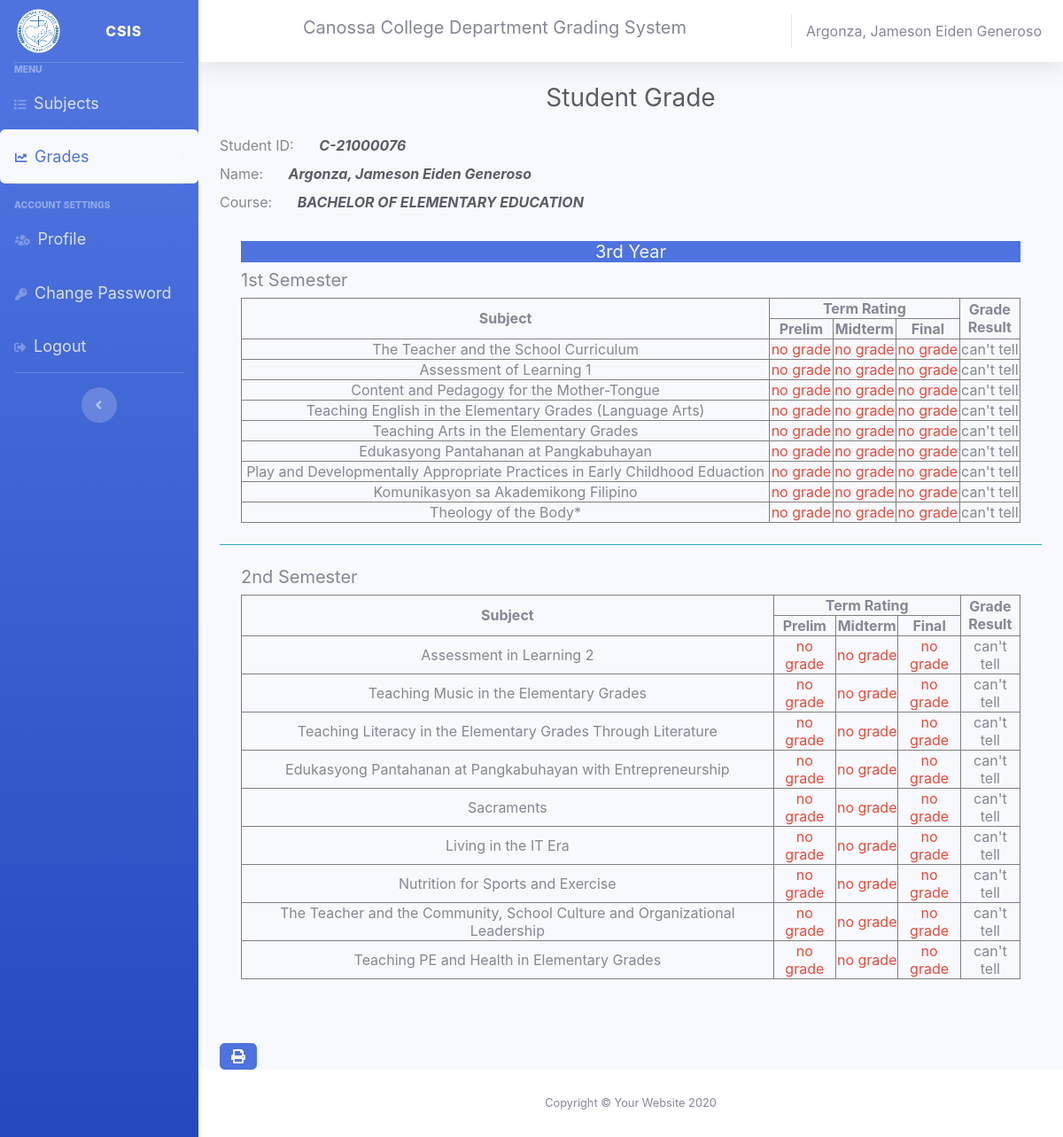
The app's page /student/third.student.php (signed in) with its own data.
### tables this page shows
CREATE TABLE `studentrecords` (
  `id` int(11) NOT NULL,
  `student_id` varchar(120) NOT NULL,
  `name` varchar(120) NOT NULL,
  `gender` varchar(128) NOT NULL,
  `cellphone` varchar(11) NOT NULL,
  `bday` varchar(128) NOT NULL,
  `bplace` varchar(128) NOT NULL,
  `address` text NOT NULL,
  `course` text NOT NULL,
  `status` text NOT NULL,
  `year` varchar(12) NOT NULL
);

CREATE TABLE `studentsubs` (
  `id` int(11) NOT NULL,
  `student_id` varchar(123) NOT NULL,
  `subject` varchar(123) NOT NULL
);

### studentgrading/_third.grading.php (the view)
<div class="p-2 m-3">
    <h5 class="text-center bg-primary text-light">3rd Year</h5>
    <div>
        <h5>1st Semester</h5>
        <table border="1" class="text-center w-100">
        <thead>
            <tr>
                <th rowspan="2">Subject</th>
                <th colspan="3">Term Rating</th>
                <th rowspan="2">Grade <br> Result</th>
            </tr>
            <tr>
                <th>Prelim</th>
                <th>Midterm</th>
                <th>Final</th>
            </tr>
        </thead>
        <tbody>
            <?php
        $prod = "SELECT * from programs where year = 'third' and sem = 'first' and course = '$course'";
        $result = $conn->query($prod);
        if ($result->num_rows > 0) {
            while ($row = $result->fetch_assoc()) {
                $subject = $row['subject'];
                 $s = "SELECT * from studentsubs where student_id = '$id' and subject = '$subject'";
            $res = $conn->query($s);
            if ($res->num_rows > 0) {
                while ($row = $res->fetch_assoc()) {
                    $sub = $row['subject'];
                    echo "<tr><td>  $sub </td>";
                    $sq = "SELECT * from prelims where subject = '$sub' and student_id = '$id'";
                    $resu = $conn->query($sq);
                    if ($resu->num_rows > 0) {
                        while ($row = $resu->fetch_assoc()) {
                            $sub = $row['subject'];
                            if($row['grade'] >=85){
                                echo "<td class='text-success'>  $row[grade] </td>";
                            }else if($row['grade'] >= 75){
                                echo "<td class='text-warning'>  $row[grade] </td>";
                            }else{
                                echo "<td class='text-danger'>  $row[grade] </td>";
                            }
                        }
                    }else{
                        echo "<td class='text-danger'>  no grade </td>";
                    }
                    $sq = "SELECT * from midterms where subject = '$sub' and student_id = '$id'";
                    $resu = $conn->query($sq);
                    if ($resu->num_rows > 0) {
                        while ($row = $resu->fetch_assoc()) {
                            if($row['grade'] >=85){
                                echo "<td class='text-success'>  $row[grade] </td>";
                            }else if($row['grade'] >= 75){
                                echo "<td class='text-warning'>  $row[grade] </td>";
                            }else{
                                echo "<td class='text-danger'>  $row[grade] </td>";
                            }
                        }
                    }else{
                        echo "<td class='text-danger'>  no grade </td>";
                    }
                    $sq = "SELECT * from finals where subject = '$sub' and student_id = '$id'";
                    $resu = $conn->query($sq);
                    if ($resu->num_rows > 0) {
                        while ($row = $resu->fetch_assoc()) {
                            if($row['grade'] >=85){
                                echo "<td class='text-success'>  $row[grade] </td>";
                            }else if($row['grade'] >= 75){
                                echo "<td class='text-warning'>  $row[grade] </td>";
                            }else{
                                echo "<td class='text-danger'>  $row[grade] </td>";
                            }
                            if($row['grade'] >= 75){
                                echo "<td>  Passed </td>";
                            }
                            else{
                                echo "<td>  Failed </td>";
                            }
                        }
                    }else{
                        echo "<td class='text-danger'>  no grade </td>";
                            echo "<td> can't tell </td>";
                    }
                }
            }
            }
        }
            ?>
        </tbody>
    </table>
    </div>
</div>
<hr class="sidebar-divider bg-info">
<div class="p-2 m-3">
    <div>
        <h5>2nd Semester</h5>
        <table border="1" class="text-center w-100">
        <thead>
            <tr>
                <th rowspan="2">Subject</th>
                <th colspan="3">Term Rating</th>
                <th rowspan="2">Grade <br> Result</th>
            </tr>
            <tr>
                <th>Prelim</th>
                <th>Midterm</th>
                <th>Final</th>
            </tr>
        </thead>
        <tbody>
            <?php
        $prod = "SELECT * from programs where year = 'third' and sem = 'second' and course = '$course'";
        $result = $conn->query($prod);
        if ($result->num_rows > 0) {
            while ($row = $result->fetch_assoc()) {
                $subject = $row['subject'];
                 $s = "SELECT * from studentsubs where student_id = '$id' and subject = '$subject'";
            $res = $conn->query($s);
            if ($res->num_rows > 0) {
                while ($row = $res->fetch_assoc()) {
                    $sub = $row['subject'];
                    echo "<tr><td>  $sub </td>";
                    $sq = "SELECT * from prelims where subject = '$sub' and student_id = '$id'";
                    $resu = $conn->query($sq);
                    if ($resu->num_rows > 0) {
                        while ($row = $resu->fetch_assoc()) {
                            $sub = $row['subject'];
                            if($row['grade'] >=85){
                                echo "<td class='text-success'>  $row[grade] </td>";
                            }else if($row['grade'] >= 75){
                                echo "<td class='text-warning'>  $row[grade] </td>";
                            }else{
                                echo "<td class='text-danger'>  $row[grade] </td>";
                            }
                        }
                    }else{
                        echo "<td class='text-danger'>  no grade </td>";
                    }
                    $sq = "SELECT * from midterms where subject = '$sub' and student_id = '$id'";
                    $resu = $conn->query($sq);
                    if ($resu->num_rows > 0) {
                        while ($row = $resu->fetch_assoc()) {
                            if($row['grade'] >=85){
                                echo "<td class='text-success'>  $row[grade] </td>";
                            }else if($row['grade'] >= 75){
                                echo "<td class='text-warning'>  $row[grade] </td>";
                            }else{
                                echo "<td class='text-danger'>  $row[grade] </td>";
                            }
                        }
                    }else{
                        echo "<td class='text-danger'>  no grade </td>";
                    }
                    $sq = "SELECT * from finals where subject = '$sub' and student_id = '$id'";
                    $resu = $conn->query($sq);
                    if ($resu->num_rows > 0) {
                        while ($row = $resu->fetch_assoc()) {
                            if($row['grade'] >=85){
                                echo "<td class='text-success'>  $row[grade] </td>";
                            }else if($row['grade'] >= 75){
                                echo "<td class='text-warning'>  $row[grade] </td>";
                            }else{
                                echo "<td class='text-danger'>  $row[grade] </td>";
                            }
                            if($row['grade'] >= 75){
                                echo "<td>  Passed </td>";
                            }
                            else{
                                echo "<td>  Failed </td>";
                            }
                        }
                    }else{
                        echo "<td class='text-danger'>  no grade </td>";
                            echo "<td> can't tell </td>";
                    }
                }
            }
            }
        }
            ?>
        </tbody>
    </table>
    </div>
</div>

### student/third.student.php (shortened to what this page needs)
<?php
if (isset($_SESSION['user_id'])) {
    include "../layout/head.layout.php";
    include_once '../database/dbconnection.db.php';
    $sql = "SELECT * from studentrecords where student_id = '$id'";
    $result = $conn->query($sql);
    if ($result->num_rows > 0) {
        while ($row = $result->fetch_assoc()) {
            $name = $row['name'];
            $course = $row['course'];
        }
    }
?>
    <h5 class="h3 mb-4 text-gray-800 text-center">Student Grade</h5>
    <label class="mr-4">Student ID: </label> <i class="text-dark font-weight-bold mr-5"><?php echo $id; ?></i><br>
    <label class="mr-4">Name: </label> <i class="text-dark font-weight-bold "><?php echo $name; ?></i> <br>
    <label class="mr-4">Course: </label> <i class="text-dark font-weight-bold text-uppercase"><?php echo $course; ?></i> <br>
<?php
    include "../studentgrading/_third.grading.php";
    ?>
    <br>
    <br>
    <a class="btn btn-primary" href="../print/gradeperyear/_third.print.php"><i class="fas fa-print"></i></a>
<?php include "../layout/footer.layout.php";
} else {
    header("Location: ../canossa/master.blade.php");
    exit();
}
?>

### layout/_topbar.layout.php (shortened to what this page needs)
<nav class="navbar navbar-expand navbar-light bg-white topbar mb-4 static-top shadow">
<h5 class="title ml-auto">Canossa College Department Grading System </h5>
    <span class="mr-2 d-none d-lg-inline text-gray-600 ">
        <?php
            include_once '../database/dbconnection.db.php';
            $id = $_SESSION['user_id'];
            $sql = "SELECT * from studentrecords where student_id = '$id'";
            $result = $conn-> query($sql);
            if($result-> num_rows > 0 ){
                while($row = $result-> fetch_assoc()){
                    echo $row['name'];
                }
            }
        ?>
    </span>
</nav>

### records on screen
studentrecords: name "Argonza, Jameson Eiden Generoso", course "BACHELOR OF ELEMENTARY EDUCATION"
studentsubs: subject "The Teacher and the School Curriculum"
studentsubs: subject "Assessment of Learning 1"
studentsubs: subject "Content and Pedagogy for the Mother-Tongue"
studentsubs: subject "Teaching English in the Elementary Grades (Language Arts)"
studentsubs: subject "Teaching Arts in the Elementary Grades"
studentsubs: subject "Edukasyong Pantahanan at Pangkabuhayan"
studentsubs: subject "Play and Developmentally Appropriate Practices in Early Childhood Eduaction"
studentsubs: subject "Komunikasyon sa Akademikong Filipino"
studentsubs: subject "Theology of the Body*"
studentsubs: subject "Assessment in Learning 2"
studentsubs: subject "Teaching Music in the Elementary Grades"
studentsubs: subject "Teaching Literacy in the Elementary Grades Through Literature"
studentsubs: subject "Edukasyong Pantahanan at Pangkabuhayan with Entrepreneurship"
studentsubs: subject "Sacraments"
studentsubs: subject "Living in the IT Era"
studentsubs: subject "Nutrition for Sports and Exercise"
studentsubs: subject "The Teacher and the Community, School Culture and Organizational Leadership"
studentsubs: subject "Teaching PE and Health in Elementary Grades"

### other values on screen
$id "C-21000076"
